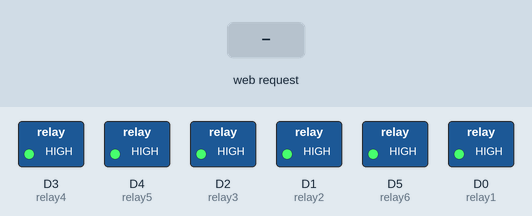
This sketch was run on a simulated ESP8266 (NodeMCU). Parts: switched loads named in the sketch (green lamp = pin HIGH). The inputs (shaded band) are chosen by the test bench. WiFi joins after 1.5 s; servers stay silent unless stated; what the sketch prints to the serial monitor is not drawn.

Above: at 2.7 s.
2.8 s: HTTP request GET /16/on received
At 3.8 s:
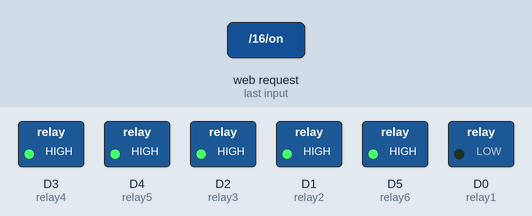
4.3 s: HTTP request GET /5/on received
At 5.0 s:
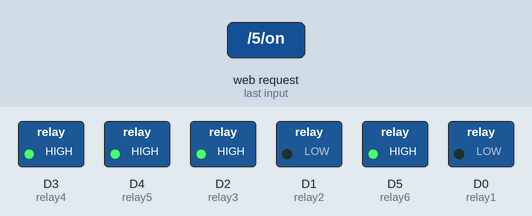
5.8 s: HTTP request GET /16/off received
At 6.1 s:
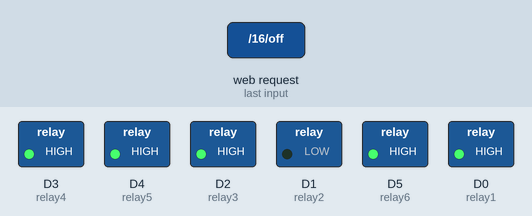
7.3 s: HTTP request GET /4/on received
At 8.4 s:
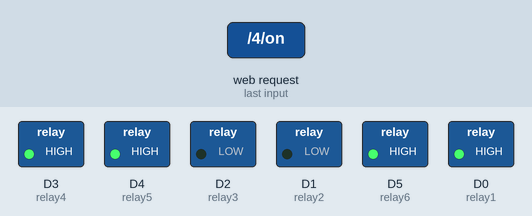
8.8 s: HTTP request GET /5/off received
At 9.6 s:
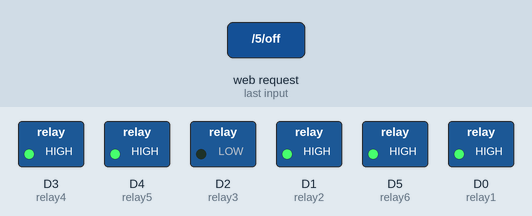
10.3 s: HTTP request GET /0/on received
At 10.7 s:
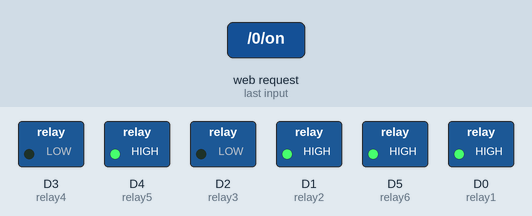
Timing chart, 0 to 12.8 s (numbered marks = the images above; inputs shaded):
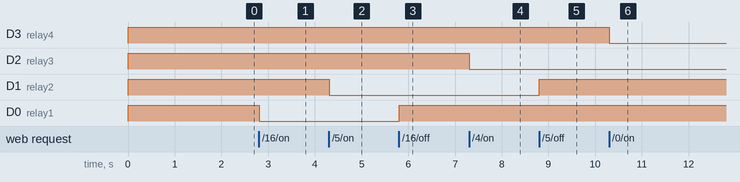

The sketch:

relay_6_channel.ino
```cpp
// Library
#include <ESP8266WiFi.h>       // Mengimport Library ESP8266WiFi
#include <FirebaseESP8266.h>  // Mengimport Library Firebase ESP8266

// Mendefinisikan SSID dan kata sandi Wi-Fi
const char* ssid = "KHUSUS GAME";  // Nama jaringan Wi-Fi (SSID)
const char* password = "Simbadda#22";  // Kata sandi jaringan Wi-Fi

// Konfigurasi Firebase
const char* firebaseHost = " ";   // Host Firebase
const char* firebaseAuth = " ";                 // Auth Firebase

// Membuat server Wi-Fi pada port 80
WiFiServer server(80);  // Membuat server Wi-Fi pada port 80

// Membuat variabel header
String header;

// Mendefinisikan variabel dan status output
String output1State = "off";  // Status output 1 (relay 1)
String output2State = "off";  // Status output 2 (relay 2)
String output3State = "off";  // Status output 3 (relay 3)
String output4State = "off";  // Status output 4 (relay 4)
String output5State = "off";  // Status output 5 (relay 5)
String output6State = "off";  // Status output 6 (relay 6)

const int relay1 = D0;  // Pin GPIO untuk relay 1
const int relay2 = D1;  // Pin GPIO untuk relay 2
const int relay3 = D2;  // Pin GPIO untuk relay 3
const int relay4 = D3;  // Pin GPIO untuk relay 4
const int relay5 = D4;  // Pin GPIO untuk relay 5
const int relay6 = D5;  // Pin GPIO untuk relay 6


unsigned long currentTime = millis();  // Waktu saat ini dalam milidetik
unsigned long previousTime = 0;  // Waktu sebelumnya dalam milidetik

const long timeoutTime = 2000;  // Waktu batas (dalam milidetik) untuk timeout

FirebaseData firebaseData;      // Objek FirebaseData untuk koneksi ke Firebase

void setup() {
  Serial.begin(115200);  // Memulai komunikasi serial pada baud rate 115200

  pinMode(relay1, OUTPUT);  // Mengatur pin relay 1 sebagai output
  pinMode(relay2, OUTPUT);  // Mengatur pin relay 2 sebagai output
  pinMode(relay3, OUTPUT);  // Mengatur pin relay 3 sebagai output
  pinMode(relay4, OUTPUT);  // Mengatur pin relay 4 sebagai output
  pinMode(relay5, OUTPUT);  // Mengatur pin relay 5 sebagai output
  pinMode(relay6, OUTPUT);  // Mengatur pin relay 6 sebagai output

  digitalWrite(relay1, HIGH);  // Mematikan relay 1 (output 1)
  digitalWrite(relay2, HIGH);  // Mematikan relay 2 (output 2)
  digitalWrite(relay3, HIGH);  // Mematikan relay 3 (output 3)
  digitalWrite(relay4, HIGH);  // Mematikan relay 4 (output 4)
  digitalWrite(relay5, HIGH);  // Mematikan relay 5 (output 5)
  digitalWrite(relay6, HIGH);  // Mematikan relay 6 (output 6)


  Serial.print("Connecting to ");
  Serial.println(ssid); // Menampilkan SSID (nama jaringan) yang akan dihubungkan

  WiFi.begin(ssid, password); // Memulai proses koneksi ke jaringan WiFi dengan menggunakan SSID dan password

  while (WiFi.status() != WL_CONNECTED) {
    delay(500); // Menunggu selama 0.5 detik
    Serial.print("."); // Menampilkan tanda titik untuk menunjukkan bahwa koneksi belum terhubung
  }

  Serial.println(""); // Mencetak baris kosong
  Serial.println("WiFi connected."); // Menampilkan pesan bahwa koneksi WiFi berhasil terhubung
  Serial.println("IP address: ");
  Serial.println(WiFi.localIP()); // Menampilkan alamat IP yang diberikan oleh router WiFi
  server.begin(); // Memulai server web

  // Menginisialisasi koneksi ke Firebase
  Firebase.begin(firebaseHost, firebaseAuth);
}

void loop() {
  WiFiClient client = server.available(); // Mengecek apakah ada klien yang terhubung ke server

  if (client) { // Jika ada klien yang terhubung
    Serial.println("New Client."); // Menampilkan pesan bahwa klien baru terhubung
    String currentLine = "";
    currentTime = millis();
    previousTime = currentTime; // Menginisialisasi waktu saat ini dan waktu sebelumnya sebagai waktu sekarang
    while (client.connected() && currentTime - previousTime <= timeoutTime) { // Selama klien terhubung dan waktu saat ini dikurangi waktu sebelumnya tidak melebihi batas waktu tertentu
      currentTime = millis(); // Mendapatkan waktu saat ini
      if (client.available()) { // Jika ada data yang tersedia dari klien
        char c = client.read(); // Membaca karakter yang dikirim oleh klien
        Serial.write(c); // Menampilkan karakter yang diterima ke Serial Monitor
        header += c; // Menambahkan karakter ke dalam header
        if (c == '\n') { // Jika karakter yang diterima adalah baris baru
          // Proses analisis header HTTP dan mengirimkan respons
          if (currentLine.length() == 0) {
            client.println("HTTP/1.1 200 OK"); // Mengirimkan status OK ke klien
            client.println("Content-type:text/html"); // Menentukan tipe konten sebagai teks HTML
            client.println("Connection: close"); // Menutup koneksi setelah respons dikirim
            client.println(); // Mencetak baris kosong sebagai pemisah antara header dan konten

            // Mengatur status relay berdasarkan permintaan GET
            if (header.indexOf("GET /16/on") >= 0) {
              // Jika permintaan GET mengandung "GET /16/on"
              Serial.println("GPIO 16 on");
              output1State = "on";
              digitalWrite(relay1, LOW);
            } else if (header.indexOf("GET /16/off") >= 0) {
              // Jika permintaan GET mengandung "GET /16/off"
              Serial.println("GPIO 16 off");
              output1State = "off";
              digitalWrite(relay1, HIGH);
            } else if (header.indexOf("GET /5/on") >= 0) {
              // Jika permintaan GET mengandung "GET /5/on"
              Serial.println("GPIO 5 on");
              output2State = "on";
              digitalWrite(relay2, LOW);
            } else if (header.indexOf("GET /5/off") >= 0) {
              // Jika permintaan GET mengandung "GET /5/off"
              Serial.println("GPIO 5 off");
              output2State = "off";
              digitalWrite(relay2, HIGH);
            } else if (header.indexOf("GET /4/on") >= 0) {
              // Jika permintaan GET mengandung "GET /4/on"
              Serial.println("GPIO 4 on");
              output3State = "on";
              digitalWrite(relay3, LOW);
            } else if (header.indexOf("GET /4/off") >= 0) {
              // Jika permintaan GET mengandung "GET /4/off"
              Serial.println("GPIO 4 off");
              output3State = "off";
              digitalWrite(relay3, HIGH);
            } else if (header.indexOf("GET /0/on") >= 0) {
              // Jika permintaan GET mengandung "GET /0/on"
              Serial.println("GPIO 0 on");
              output4State = "on";
              digitalWrite(relay4, LOW);
            } else if (header.indexOf("GET /0/off") >= 0) {
              // Jika permintaan GET mengandung "GET /0/off"
              Serial.println("GPIO 0 off");
              output4State = "off";
              digitalWrite(relay4, HIGH);
            } else if (header.indexOf("GET /2/on") >= 0) {
              // Jika permintaan GET mengandung "GET /2/on"
              Serial.println("GPIO 2 on");
              output5State = "on";
              digitalWrite(relay5, LOW);
            } else if (header.indexOf("GET /2/off") >= 0) {
              // Jika permintaan GET mengandung "GET /2/off"
              Serial.println("GPIO 2 off");
              output5State = "off";
              digitalWrite(relay5, HIGH);
            } else if (header.indexOf("GET /14/on") >= 0) {
              // Jika permintaan GET mengandung "GET /14/on"
              Serial.println("GPIO 14 on");
              output6State = "on";
              digitalWrite(relay6, LOW);
            } else if (header.indexOf("GET /14/off") >= 0) {
              // Jika permintaan GET mengandung "GET /14/off"
              Serial.println("GPIO 14 off");
              output6State = "off";
              digitalWrite(relay6, HIGH);
            }

            // Tampilkan halaman Web HTML
            client.println("<!DOCTYPE html><html>");
            client.println("<head><meta name=\"viewport\" content=\"width=device-width, initial-scale=1\">");
            client.println("<link rel=\"icon\" href=\"data:,\">");

            // CSS untuk mengatur tampilan tombol on/off
            // Warna latar belakang dan ukuran font sesuai dengan preferensi Anda.
            client.println("<style>html { font-family: Helvetica; display: inline-block; margin: 0px auto; text-align: center;}");
            client.println(".button { background-color: #195B6A; border: none; color: blue; padding: 16px 40px;");
            client.println("text-decoration: none; font-size: 30px; margin: 2px; cursor: pointer;}");
            client.println(".button2 {background-color: #77878A;}</style></head>");

            // Header halaman web
            client.println("<body><h1>Simulasi ESP8266 Web Server Relay</h1>");

            // Menampilkan status dan tombol ON/OFF untuk Relay 1
            client.println("<p>Relay 1 " + output1State + "</p>");
            // Jika output1State mati, tampilkan tombol ON
            if (output1State == "off") {
              client.println("<p><a href=\"/16/on\"><button class=\"button\">Nyala</button></a></p>");
            } else {
              client.println("<p><a href=\"/16/off\"><button class=\"button button2\">Mati</button></a></p>");
              }

            // Menampilkan status dan tombol ON/OFF untuk Relay 2
            client.println("<p>Relay 2 " + output2State + "</p>");
            // Jika output2State mati, tampilkan tombol ON
            if (output2State == "off") {
              client.println("<p><a href=\"/5/on\"><button class=\"button\">Nyala</button></a></p>");
            } else {
              client.println("<p><a href=\"/5/off\"><button class=\"button button2\">Mati</button></a></p>");
              }

            // Menampilkan status dan tombol ON/OFF untuk Relay 3
            client.println("<p>Relay 3 " + output3State + "</p>");
            // Jika output3State mati, tampilkan tombol ON
            if (output3State == "off") {
              client.println("<p><a href=\"/4/on\"><button class=\"button\">Nyala</button></a></p>");
            } else {
              client.println("<p><a href=\"/4/off\"><button class=\"button button2\">Mati</button></a></p>");
              }

            // Menampilkan status dan tombol ON/OFF untuk Relay 4
            client.println("<p>Relay 4 " + output4State + "</p>");
            // Jika output4State mati, tampilkan tombol ON
            if (output4State == "off") {
              client.println("<p><a href=\"/0/on\"><button class=\"button\">Nyala</button></a></p>");
            } else {
              client.println("<p><a href=\"/0/off\"><button class=\"button button2\">Mati</button></a></p>");
            }

            // Menampilkan status dan tombol ON/OFF untuk Relay 5
            client.println("<p>Relay 5 " + output5State + "</p>");
            // Jika output5State mati, tampilkan tombol ON
            if (output5State == "off") {
              client.println("<p><a href=\"/2/on\"><button class=\"button\">Nyala</button></a></p>");
            } else {
              client.println("<p><a href=\"/2/off\"><button class=\"button button2\">Mati</button></a></p>");
            }

            // Menampilkan status dan tombol ON/OFF untuk Relay 6
            client.println("<p>Relay 6 " + output6State + "</p>");
            // Jika output6State mati, tampilkan tombol ON
            if (output6State == "off") {
              client.println("<p><a href=\"/14/on\"><button class=\"button\">Nyala</button></a></p>");
            } else {
              client.println("<p><a href=\"/14/off\"><button class=\"button button2\">Mati</button></a></p>");
            }

             // Tag penutup halaman HTML
            client.println("</body></html>");

            // Respon HTTP diakhiri dengan baris kosong
            client.println();

            // Keluar dari loop while
            break;
          } else { // Jika ada baris baru, hapus currentLine
            currentLine = "";
            }
        } else if (c != '\r') {  // Jika karakter bukan karakter carriage return,
          currentLine += c;      // tambahkan ke currentLine
        }
      }
    }
    // Menghapus variabel header
    header = "";

    // Menutup koneksi
    client.stop();  // Hentikan koneksi klien.

    Serial.println("Client disconnected."); // Cetak pesan yang menunjukkan bahwa klien terputus.
    Serial.println("");

    // Mengupdate status relay di Firebase
    Firebase.setString(firebaseData, "/Relay 1", output1State);   // Perbarui status Relay 1 di Firebase.
    Firebase.setString(firebaseData, "/Relay 2", output2State);   // Perbarui status Relay 2 di Firebase.
    Firebase.setString(firebaseData, "/Relay 3", output3State);   // Perbarui status Relay 3 di Firebase.
    Firebase.setString(firebaseData, "/Relay 4", output4State);   // Perbarui status Relay 4 di Firebase.
    Firebase.setString(firebaseData, "/Relay 5", output5State);   // Perbarui status Relay 5 di Firebase.
    Firebase.setString(firebaseData, "/Relay 6", output6State);   // Perbarui status Relay 6 di Firebase.

    if (firebaseData.dataAvailable())     // Memeriksa apakah data tersedia dalam objek firebaseData.
    {
      Serial.println("Selamat data berhasil dikirim ke Firebase !");   // Jika data tersedia, mencetak pesan ke Serial Monitor.
    }
    else {
      Serial.println("Maaf gagal mengirim data ke Firebase !");  // Jika data tidak tersedia, mencetak pesan ke Serial Monitor.
    }
  }
}
```

Measured:
- after the input at 2.8 s, D0 (relay1): HIGH → LOW at once
- after the input at 4.3 s, D1 (relay2): HIGH → LOW at once
- after the input at 5.8 s, D0 (relay1): LOW → HIGH at once
- after the input at 7.3 s, D2 (relay3): HIGH → LOW at once
- after the input at 8.8 s, D1 (relay2): LOW → HIGH at once
- after the input at 10.3 s, D3 (relay4): HIGH → LOW at once
